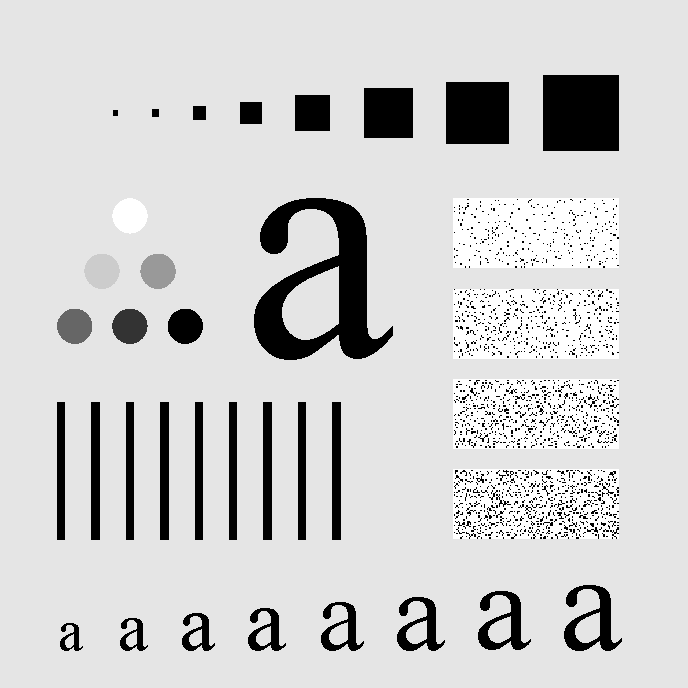
#> input picture Day2/ex2-2_lpf_hpf/character.tif, 688 x 688 px
$ jupyter execute --allow-errors ex2-2.ipynb
#> lines starting #> are read from the running program, lines starting #| are printed output that depends on the picture; after the words box and inside, x2 and y2 are one past the last pixel; in counts of white or black regions, pixels touching at a corner belong together
[cell 1]
import matplotlib.pyplot as plt
from skimage import io, filters, feature
import numpy
# from scipy import fftpack
# import scipy
import numpy as np
import numpy.fft as fftpack

[cell 2]
image = io.imread('character.tif').astype('float64')
#> image: shape (688, 688) float64; min 0, max 255, mean 207.3

# Fourier

[cell 3]
# Load image file
image = io.imread('character.tif').astype('float64')

# Fourier Transform
#> (the rest of this cell did not finish here and is left out)

[cell 4]
# Load image file
image = io.imread('character.tif').astype('float64')

# Fourier Transform
imageFFT = 20 * np.log10(1 + np.absolute(np.fft.fft2(image)))
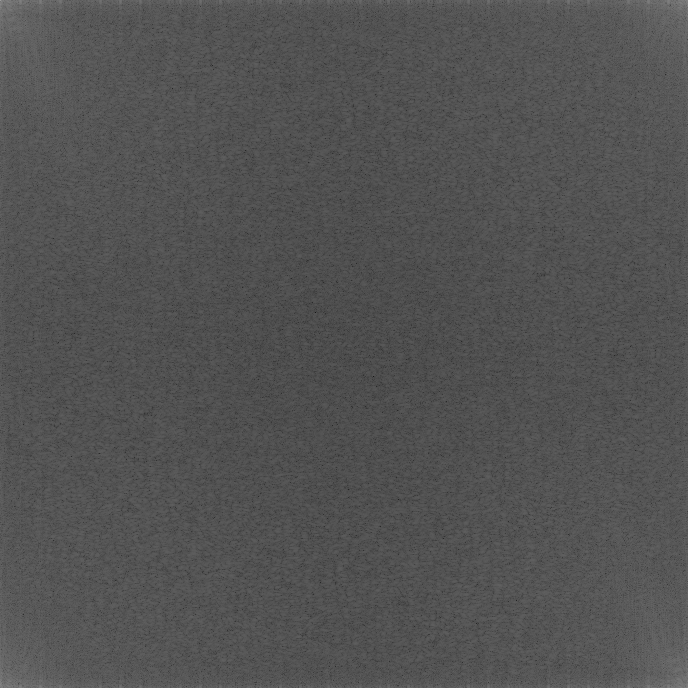
#> imageFFT: shape (688, 688) float64; min 22.29, max 159.8, mean 83.2
imageFFT = np.fft.fftshift(imageFFT)
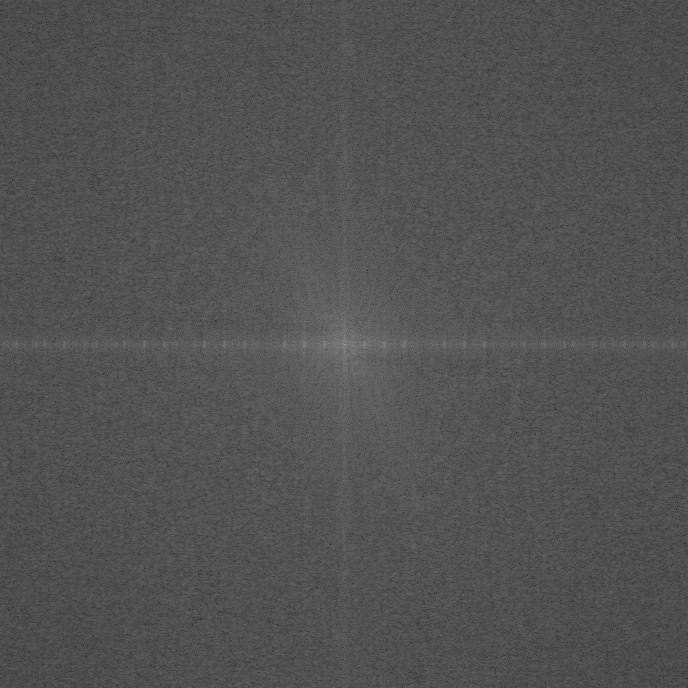
#> imageFFT: shape (688, 688) float64; min 22.29, max 159.8, mean 83.2
# imageFFT = scipy.log10(1+scipy.absolute(fftpack.fft2(image)))
# imageFFT = fftpack.fftshift(imageFFT)

# Plot
plt.subplot(1, 2, 1)
plt.imshow(image, cmap='gray')
plt.subplot(1, 2, 2)
plt.imshow(imageFFT, cmap='gray')

plt.show()
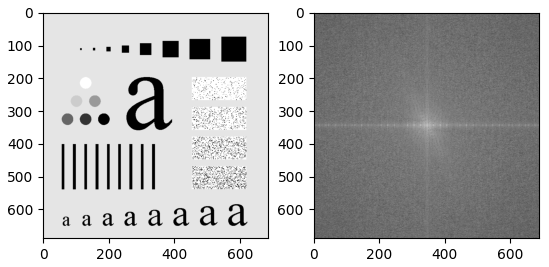
#> figure drawn by matplotlib, 2 panels

# BLPF

[cell 5]
# Load image file
image = io.imread('character.tif').astype('float64')

# Fourier Transform
imageFFT = fftpack.fft2(image)
imageFFT = fftpack.fftshift(imageFFT)

# Butterworth Filter
sizeI, sizeJ = image.shape
#> sizeI = 688; sizeJ = 688
n = 3  # order
d0 = sizeI/40  # cutoff fregquency
#> d0 = 17.2

ButterworthFilter = numpy.zeros(image.shape)
i = 0
while i < sizeI:
    j = 0
    while j < sizeJ:
        Duv = pow(i - (sizeI-1)/2, 2) + pow(j - (sizeJ-1)/2, 2)
        ButterworthFilter[i, j] = 1 / (1 + pow(Duv/pow(d0, 2), n))
        j += 1
    i += 1
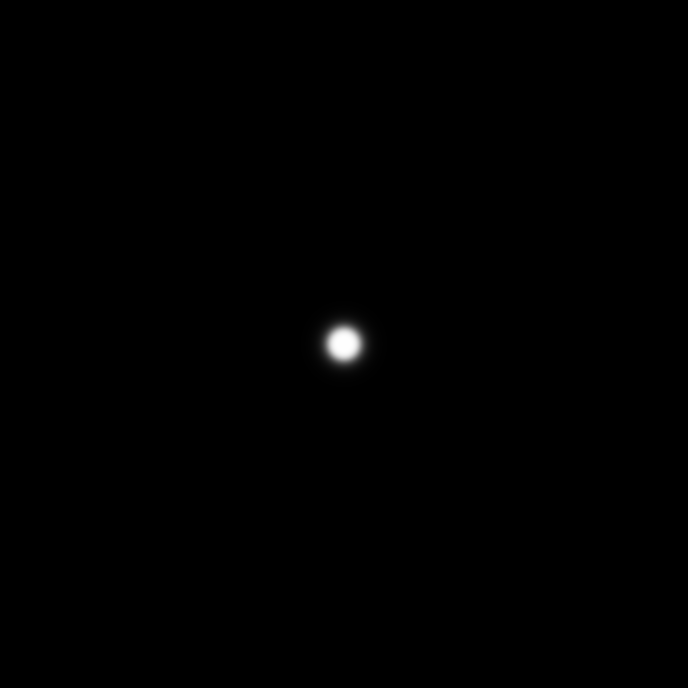
#> ButterworthFilter: shape (688, 688) float64; min 1.97e-09, max 1, mean 0.00237
#> after the loop, i = 688

# Apply filter
imageFFTFiltered = numpy.multiply(imageFFT, ButterworthFilter)

# Inverse Fourier Transform
imageIFFT = fftpack.ifftshift(imageFFTFiltered)
imageFiltered = numpy.real(fftpack.ifft2(imageIFFT))
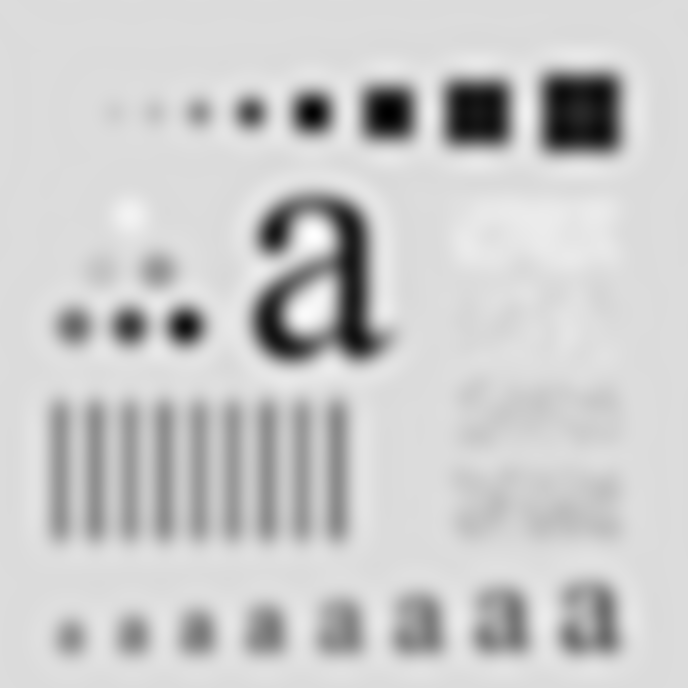
#> imageFiltered: shape (688, 688) float64; min -41.79, max 272.1, mean 207.3; drawn with min black and max white

# Plot
plt.figure(figsize=(10, 10), dpi=150)
plt.subplot(3, 3, 1)
plt.imshow(image, cmap='gray')
plt.title('OriginalImage', {'fontsize': 10})
plt.subplot(3, 3, 4)
#> (the rest of this cell did not finish here and is left out)

# GLPF

[cell 6]
from scipy import signal

def gkern(kernlen, nsig):
    # Return 2D Gaussian Kernel
#> called with kernlen = 688, nsig = 17.2
    gkern1d = signal.gaussian(kernlen, std=nsig).reshape(kernlen, 1)
    kernel = numpy.outer(gkern1d, gkern1d)

    return kernel


# Load image file
image = io.imread('character.tif').astype('float64')

# Fourier Transform
imageFFT = fftpack.fft2(image)
imageFFT = fftpack.fftshift(imageFFT)

# Gaussian Filter
sizeI, sizeJ = image.shape
d0 = sizeI/40  # cutoff fregquency, equivalent with sigma

GaussianFilter = gkern(sizeI, d0)

# Apply filter
imageFFTFiltered = numpy.multiply(imageFFT, GaussianFilter)

# Inverse Fourier Transform
imageIFFT = fftpack.ifftshift(imageFFTFiltered)
imageFiltered = numpy.real(fftpack.ifft2(imageIFFT))
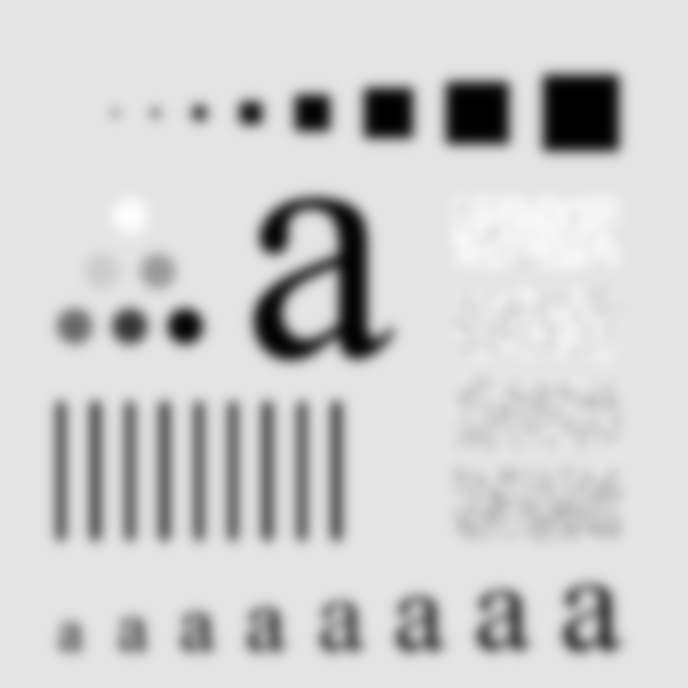
#> imageFiltered: shape (688, 688) float64; min 1.16e-06, max 254.2, mean 207.1

# Plot
plt.figure(figsize=(10, 10), dpi=150)
plt.subplot(3, 3, 1)
plt.imshow(image, cmap='gray')
plt.title('OriginalImage', {'fontsize': 10})
plt.subplot(3, 3, 4)
#> (the rest of this cell did not finish here and is left out)

# BHPF

[cell 7]
# Load image file
image = io.imread('character.tif').astype('float64')

# Fourier Transform
imageFFT = fftpack.fft2(image)
imageFFT = fftpack.fftshift(imageFFT)

# Butterworth Filter
sizeI, sizeJ = image.shape
n = 3  # order
d0 = sizeI/40  # cutoff fregquency

ButterworthFilter = numpy.zeros(image.shape)
i = 0
while i < sizeI:
    j = 0
    while j < sizeJ:
        Duv = pow(i - (sizeI-1)/2, 2) + pow(j - (sizeJ-1)/2, 2)
        ButterworthFilter[i, j] = 1 - 1 / (1 + pow(Duv/pow(d0, 2), n))
        j += 1
    i += 1
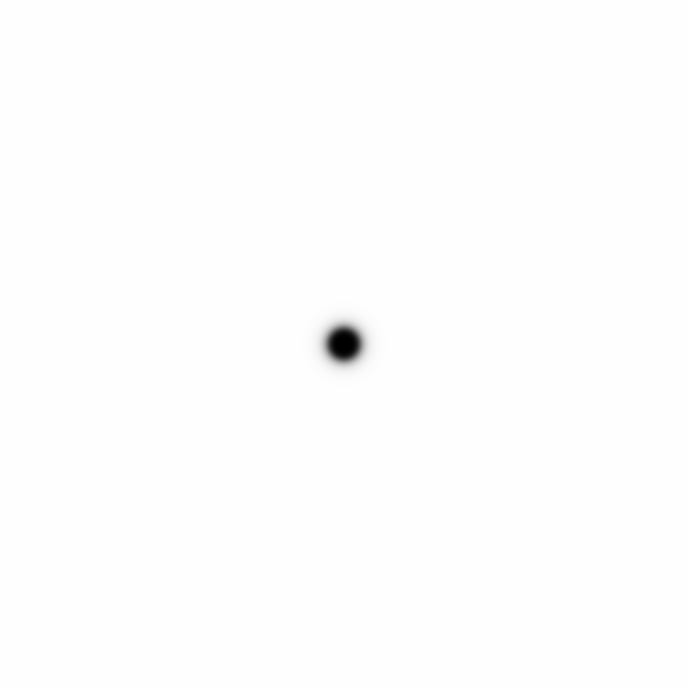
#> ButterworthFilter: shape (688, 688) float64; min 4.83e-09, max 1, mean 0.998
#> after the loop, i = 688

# Apply filter
imageFFTFiltered = numpy.multiply(imageFFT, ButterworthFilter)

# Inverse Fourier Transform
imageIFFT = fftpack.ifftshift(imageFFTFiltered)
imageFiltered = numpy.real(fftpack.ifft2(imageIFFT))
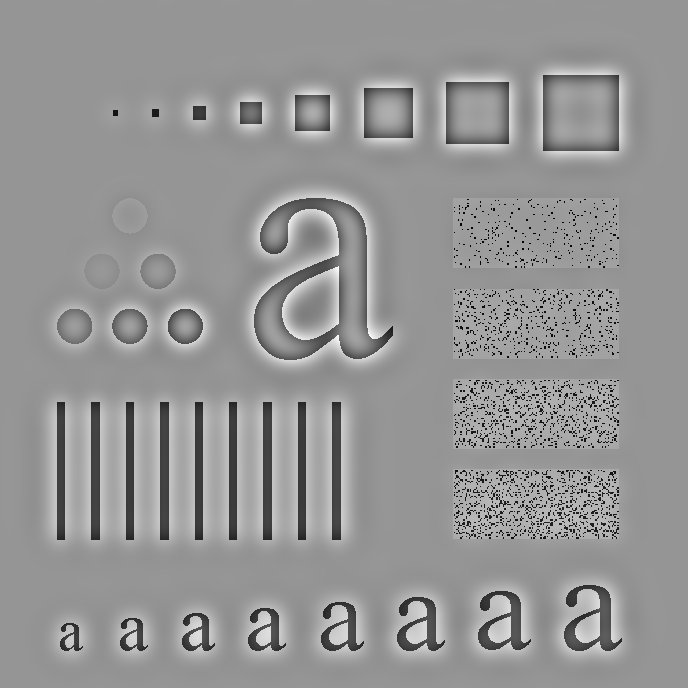
#> imageFiltered: shape (688, 688) float64; min -248.5, max 175.4, mean 0; drawn with min black and max white

# Plot
plt.figure(figsize=(10, 10), dpi=150)
plt.subplot(3, 3, 1)
plt.imshow(image, cmap='gray')
plt.title('OriginalImage', {'fontsize': 10})
plt.subplot(3, 3, 4)
#> (the rest of this cell did not finish here and is left out)

# GHPF

[cell 8]
from scipy import signal

def gkern(kernlen, nsig):
    # Return 2D Gaussian Kernel
#> called with kernlen = 688, nsig = 17.2
    gkern1d = signal.gaussian(kernlen, std=nsig).reshape(kernlen, 1)
    kernel = numpy.outer(gkern1d, gkern1d)

    return kernel


# Load image file
image = io.imread('character.tif').astype('float64')

# Fourier Transform
imageFFT = fftpack.fft2(image)
imageFFT = fftpack.fftshift(imageFFT)

# Gaussian Filter
sizeI, sizeJ = image.shape
d0 = sizeI/40  # cutoff fregquency, equivalent with sigma

GaussianFilter = 1 - gkern(sizeI, d0)

# Apply filter
imageFFTFiltered = numpy.multiply(imageFFT, GaussianFilter)

# Inverse Fourier Transform
imageIFFT = fftpack.ifftshift(imageFFTFiltered)
imageFiltered = numpy.real(fftpack.ifft2(imageIFFT))

# Plot
plt.figure(figsize=(10, 10), dpi=150)
plt.subplot(3, 3, 1)
plt.imshow(image, cmap='gray')
plt.title('OriginalImage', {'fontsize': 10})
plt.subplot(3, 3, 4)
#> (the rest of this cell did not finish here and is left out)

[cell 9]
# Load image file
image = io.imread('character.tif').astype('float64')

# Fourier Transform
imageFFT = fftpack.fft2(image)
imageFFT = fftpack.fftshift(imageFFT)

# Butterworth Filter
sizeI, sizeJ = image.shape
d0 = 400  # cutoff fregquency

IdealFilter = numpy.zeros(image.shape)
i = 0
while i < sizeI:
    j = 0
    while j < sizeJ:
        Duv = pow(i - (sizeI-1)/2, 2) + pow(j - (sizeJ-1)/2, 2)
        if Duv <= d0:
            Huv = 1
        else:
            Huv = 0
        IdealFilter[i, j] = Huv
        j += 1
    i += 1
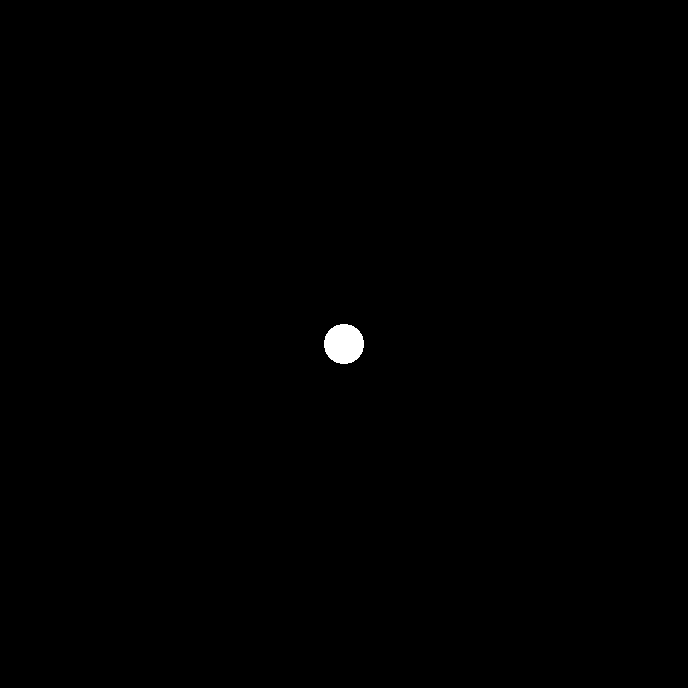
#> IdealFilter: shape (688, 688) float64; values 0 (black) and 1 (white), 0.27% white; 1 white region, box (x1, y1, x2, y2) and area: (324, 324, 364, 364) 1264
#> after the loop, i = 688

# Apply filter
imageFFTFiltered = numpy.multiply(imageFFT, IdealFilter)

# Inverse Fourier Transform
imageIFFT = fftpack.ifftshift(imageFFTFiltered)
imageFiltered = numpy.real(fftpack.ifft2(imageIFFT))
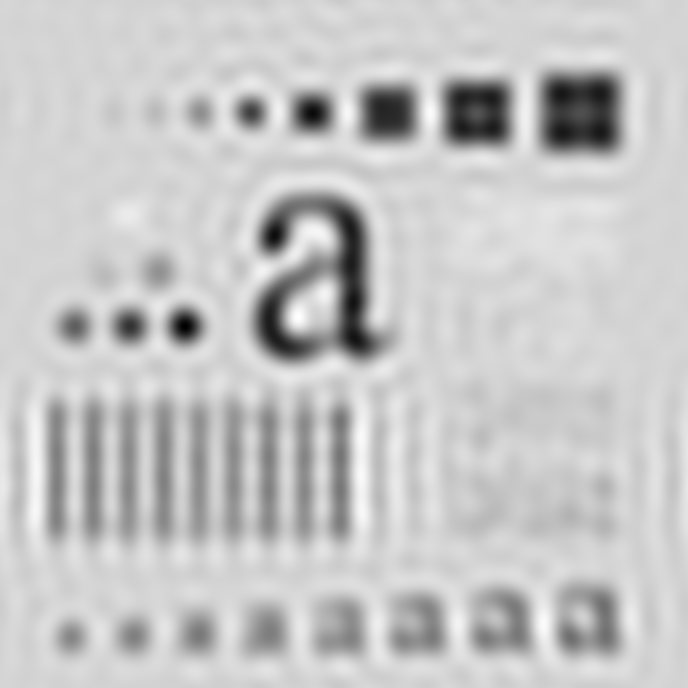
#> imageFiltered: shape (688, 688) float64; min -81.97, max 291.4, mean 207.3; drawn with min black and max white

# Plot
plt.figure(figsize=(10, 10), dpi=150)
plt.subplot(3, 3, 1)
plt.imshow(image, cmap='gray')
plt.title('OriginalImage', {'fontsize': 10})
plt.subplot(3, 3, 4)
#> (the rest of this cell did not finish here and is left out)

[cell 10]
# Load image file
image = io.imread('character.tif').astype('float64')

# Fourier Transform
imageFFT = fftpack.fft2(image)
imageFFT = fftpack.fftshift(imageFFT)

# Butterworth Filter
sizeI, sizeJ = image.shape
d0 = 400  # cutoff fregquency

IdealFilter = numpy.zeros(image.shape)
i = 0
while i < sizeI:
    j = 0
    while j < sizeJ:
        Duv = pow(i - (sizeI-1)/2, 2) + pow(j - (sizeJ-1)/2, 2)
        if Duv <= d0:
            Huv = 0
        else:
            Huv = 1
        IdealFilter[i, j] = Huv
        j += 1
    i += 1
#> after the loop, i = 688

# Apply filter
imageFFTFiltered = numpy.multiply(imageFFT, IdealFilter)

# Inverse Fourier Transform
imageIFFT = fftpack.ifftshift(imageFFTFiltered)
imageFiltered = numpy.real(fftpack.ifft2(imageIFFT))

# Plot
plt.figure(figsize=(10, 10), dpi=150)
plt.subplot(3, 3, 1)
plt.imshow(image, cmap='gray')
plt.title('OriginalImage', {'fontsize': 10})
plt.subplot(3, 3, 4)
#> (the rest of this cell did not finish here and is left out)
